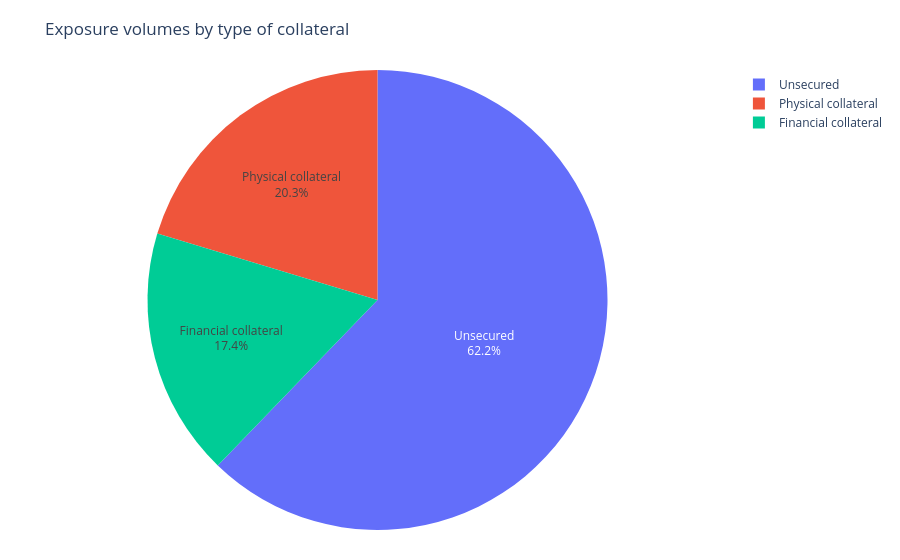
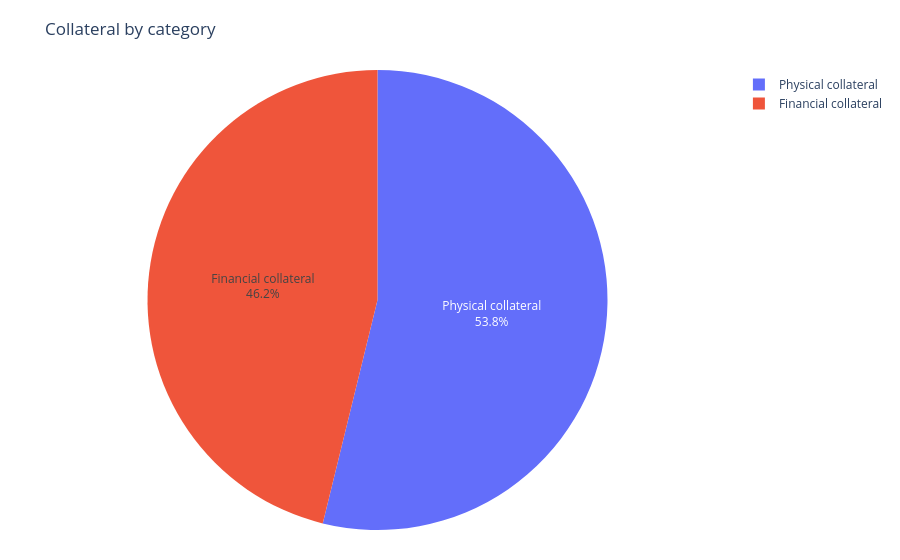
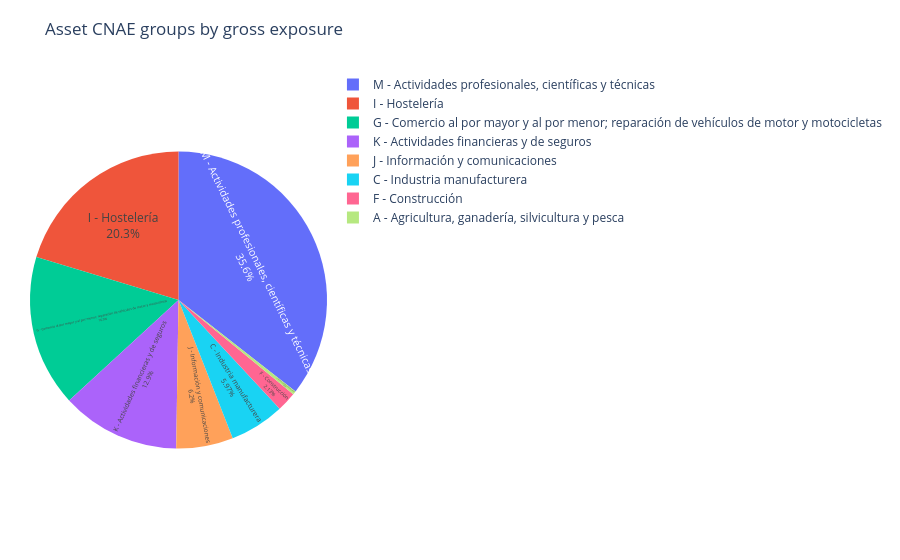

Source (notebook cell) for these figures, in order:
### Markdown cell above
### Inspect Portfolio Inputs

Before running the remote calculation, the notebook renders summary charts for the selected portfolio assets. These plots help verify that the sample contains the expected exposure mix, asset attributes, and geographic information.

### Code cell
figures = show_all_portfolio_charts(portfolio_asset)

### Figure 1 — Plotly figure (JSON) as saved in the notebook; plotly's stock layout.template omitted (floating-point values rounded to 4 significant figures)
{"data": [{"domain": {"x": [0, 1], "y": [0, 1]}, "hole": 0, "hovertemplate": "%{label}<br>%{value:,.2f}<br>%{percent}<extra></extra>", "labels": ["Physical collateral", "Financial collateral", "Unsecured"], "legendgroup": "", "name": "", "showlegend": true, "textinfo": "percent+label", "textposition": "inside", "type": "pie", "values": [44500000.0, 38170000.0, 136100000.0]}], "layout": {"legend": {"title": {"text": ""}, "tracegroupgap": 0}, "margin": {"b": 30, "l": 30, "r": 30, "t": 70}, "title": {"text": "Exposure volumes by type of collateral"}}}

### Figure 2 — Plotly figure (JSON) as saved in the notebook; plotly's stock layout.template omitted (floating-point values rounded to 4 significant figures)
{"data": [{"domain": {"x": [0, 1], "y": [0, 1]}, "hole": 0, "hovertemplate": "%{label}<br>%{value:,.2f}<br>%{percent}<extra></extra>", "labels": ["Physical collateral", "Financial collateral"], "legendgroup": "", "name": "", "showlegend": true, "textinfo": "percent+label", "textposition": "inside", "type": "pie", "values": [44500000.0, 38170000.0]}], "layout": {"legend": {"title": {"text": ""}, "tracegroupgap": 0}, "margin": {"b": 30, "l": 30, "r": 30, "t": 70}, "title": {"text": "Collateral by category"}}}

### Figure 3 — Plotly figure (JSON) as saved in the notebook; plotly's stock layout.template omitted (floating-point values rounded to 4 significant figures)
{"data": [{"domain": {"x": [0, 1], "y": [0, 1]}, "hole": 0, "hovertemplate": "%{label}<br>%{value:,.2f}<br>%{percent}<extra></extra>", "labels": ["A - Agricultura, ganadería, silvicultura y pesca", "G - Comercio al por mayor y al por menor; reparación de vehículos de motor y motocicletas", "C - Industria manufacturera", "M - Actividades profesionales, científicas y técnicas", "I - Hostelería", "J - Información y comunicaciones", "K - Actividades financieras y de seguros", "F - Construcción"], "legendgroup": "", "name": "", "showlegend": true, "textinfo": "percent+label", "textposition": "inside", "type": "pie", "values": [859500.0, 36070000.0, 13070000.0, 77790000.0, 44500000.0, 13570000.0, 28290000.0, 4659000.0]}], "layout": {"legend": {"title": {"text": ""}, "tracegroupgap": 0}, "margin": {"b": 30, "l": 30, "r": 30, "t": 70}, "title": {"text": "Asset CNAE groups by gross exposure"}}}
